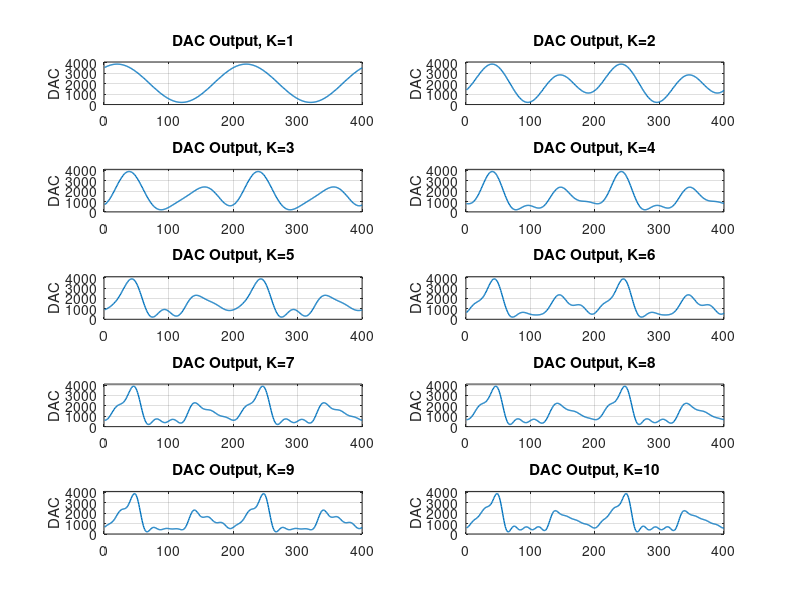

MATLAB code to generate this figure:
yK_1 = ([ ...
3563 3595 3626 3655 3682 3708 3733 3755 3776 3795 3813 3828 3842 3855 3865 3874 ...
3880 3885 3889 3890 3890 3887 3883 3877 3870 3860 3849 3836 3821 3804 3786 3766 ...
3744 3721 3696 3669 3641 3611 3580 3547 3512 3477 3439 3401 3361 3320 3277 3233 ...
3188 3142 3095 3047 2998 2948 2897 2845 2793 2740 2686 2631 2576 2520 2464 2407 ...
2350 2293 2236 2178 2120 2062 2004 1947 1889 1831 1774 1717 1660 1604 1548 1492 ...
1437 1383 1329 1276 1224 1173 1122 1073 1024  976  930  884  840  797  755  714 ...
 675  637  601  566  532  500  469  440  413  387  362  340  319  300  282  267 ...
 253  240  230  221  215  210  206  205  205  208  212  218  225  235  246  259 ...
 274  291  309  329  351  374  399  426  454  484  515  548  583  618  656  694 ...
 734  775  818  862  907  953 1000 1048 1097 1147 1198 1250 1302 1355 1409 1464 ...
1519 1575 1631 1688 1745 1802 1859 1917 1975 2033 2091 2148 2206 2264 2321 2378 ...
2435 2491 2547 2603 2658 2712 2766 2819 2871 2922 2973 3022 3071 3119 3165 3211 ...
3255 3298 3340 3381 3420 3458 3494 3529 ]);

yK_2 = ([ ...
1411 1465 1523 1586 1651 1720 1792 1866 1943 2022 2104 2186 2270 2356 2441 2527 ...
2613 2699 2784 2868 2951 3032 3111 3188 3263 3334 3402 3467 3528 3585 3638 3686 ...
3730 3768 3802 3830 3853 3871 3883 3889 3890 3885 3874 3857 3835 3806 3773 3733 ...
3688 3638 3583 3522 3457 3387 3313 3234 3152 3066 2977 2884 2789 2691 2591 2489 ...
2386 2282 2177 2072 1966 1861 1756 1653 1550 1450 1351 1255 1161 1070  983  899 ...
 819  743  671  604  541  483  431  384  342  305  274  249  229  216  207  205 ...
 208  217  232  251  277  307  342  383  428  477  531  588  650  715  783  854 ...
 927 1003 1081 1161 1242 1324 1407 1490 1573 1656 1738 1819 1899 1978 2054 2129 ...
2201 2270 2337 2400 2460 2516 2568 2617 2661 2701 2737 2767 2794 2815 2832 2845 ...
2852 2855 2853 2846 2835 2819 2799 2774 2746 2713 2677 2637 2594 2548 2499 2447 ...
2393 2337 2280 2220 2160 2098 2036 1974 1912 1850 1788 1728 1669 1612 1556 1502 ...
1451 1403 1357 1314 1275 1240 1208 1181 1157 1138 1123 1113 1107 1107 1111 1119 ...
1133 1151 1174 1202 1235 1272 1314 1360 ]);

yK_3 = ([ ...
 701  747  800  860  928 1002 1083 1170 1262 1361 1464 1571 1682 1797 1913 2032 ...
2153 2274 2395 2515 2634 2751 2866 2977 3084 3187 3284 3376 3462 3541 3613 3677 ...
3733 3781 3821 3851 3873 3886 3890 3885 3870 3847 3815 3774 3725 3668 3603 3531 ...
3451 3366 3274 3176 3074 2967 2856 2742 2625 2507 2386 2265 2143 2022 1901 1781 ...
1664 1549 1436 1327 1222 1121 1024  932  844  762  686  615  549  490  436  388 ...
 346  310  279  254  234  220  210  205  205  209  217  229  245  263  285  309 ...
 336  365  396  429  463  498  534  571  608  647  685  724  763  802  841  880 ...
 918  957  996 1035 1073 1112 1150 1189 1228 1267 1306 1345 1385 1425 1465 1505 ...
1546 1588 1629 1671 1713 1756 1798 1840 1882 1924 1966 2006 2046 2085 2123 2160 ...
2194 2227 2258 2286 2312 2335 2355 2372 2385 2395 2400 2402 2399 2393 2381 2366 ...
2345 2320 2291 2257 2219 2177 2130 2080 2025 1968 1907 1843 1777 1708 1638 1566 ...
1494 1421 1348 1276 1204 1135 1067 1002  940  881  827  777  732  692  659  631 ...
 610  595  588  588  595  610  633  663 ]);

yK_4 = ([ ...
 802  792  786  784  787  795  811  833  862  900  945 1000 1063 1136 1217 1306 ...
1404 1511 1624 1744 1871 2002 2138 2276 2417 2558 2698 2836 2971 3102 3226 3344 ...
3452 3551 3639 3715 3778 3828 3864 3884 3890 3880 3855 3815 3760 3690 3606 3509 ...
3399 3278 3147 3007 2859 2704 2545 2382 2217 2051 1886 1724 1565 1411 1263 1122 ...
 989  865  751  648  555  473  403  343  295  257  230  213  205  205  213  228 ...
 249  274  304  336  370  404  439  473  505  534  560  582  601  615  624  628 ...
 628  623  614  601  585  565  543  520  496  472  448  426  407  390  378  370 ...
 367  370  380  397  420  451  490  535  588  649  715  789  867  951 1039 1131 ...
1225 1322 1419 1515 1611 1705 1795 1882 1964 2040 2109 2172 2227 2274 2313 2343 ...
2364 2376 2380 2374 2361 2339 2310 2274 2231 2183 2129 2072 2011 1947 1882 1816 ...
1749 1683 1618 1556 1495 1438 1384 1334 1287 1245 1208 1174 1145 1120 1098 1080 ...
1066 1054 1045 1037 1031 1026 1022 1018 1013 1008 1001  994  985  974  962  949 ...
 934  917  900  882  864  847  830  815 ]);

yK_5 = ([ ...
 919  944  971 1001 1033 1068 1106 1146 1188 1233 1281 1331 1385 1442 1503 1567 ...
1636 1709 1786 1868 1954 2045 2141 2241 2345 2452 2563 2675 2790 2904 3019 3131 ...
3241 3346 3447 3540 3625 3700 3765 3817 3856 3881 3890 3883 3860 3821 3764 3691 ...
3601 3495 3374 3240 3093 2934 2766 2590 2408 2223 2035 1848 1663 1483 1309 1143 ...
 987  843  712  594  491  404  333  278  238  214  205  209  227  255  293  340 ...
 393  451  513  575  637  696  752  803  848  885  914  934  945  947  939  922 ...
 897  865  825  780  731  679  625  571  518  469  423  383  350  325  309  303 ...
 307  322  348  384  431  489  556  632  716  807  904 1005 1110 1216 1323 1429 ...
1533 1634 1731 1821 1906 1983 2053 2114 2167 2212 2247 2275 2293 2304 2308 2305 ...
2295 2280 2260 2236 2209 2179 2147 2114 2080 2045 2011 1977 1944 1912 1880 1850 ...
1820 1791 1763 1735 1707 1679 1651 1622 1592 1562 1530 1497 1463 1427 1390 1352 ...
1314 1274 1235 1195 1156 1117 1080 1044 1010  978  949  923  900  881  865  854 ...
 846  842  842  846  854  865  880  898 ]);

yK_6 = ([ ...
 648  710  777  850  925 1003 1080 1156 1229 1298 1363 1423 1477 1527 1571 1613 ...
1651 1687 1723 1761 1801 1846 1896 1954 2020 2094 2179 2272 2376 2488 2608 2734 ...
2865 2998 3132 3263 3388 3506 3612 3705 3781 3839 3876 3890 3881 3847 3789 3706 ...
3599 3470 3320 3152 2967 2769 2562 2347 2130 1912 1698 1490 1292 1106  935  779 ...
 642  523  424  344  283  240  215  205  209  226  252  286  326  369  414  459 ...
 502  542  578  608  632  650  661  667  666  661  651  637  619  600  580  558 ...
 537  517  498  481  465  452  440  431  424  419  416  414  414  415  418  422 ...
 428  437  447  461  479  500  527  559  597  641  693  752  818  892  973 1060 ...
1154 1252 1355 1460 1566 1672 1776 1876 1970 2057 2136 2204 2261 2305 2336 2354 ...
2358 2348 2325 2291 2245 2189 2126 2056 1981 1905 1827 1751 1678 1609 1547 1492 ...
1445 1406 1376 1355 1342 1337 1338 1344 1354 1366 1379 1391 1400 1405 1405 1398 ...
1384 1361 1330 1291 1244 1190 1130 1064  995  924  853  783  718  657  603  558 ...
 523  498  485  484  495  517  551  595 ]);

yK_7 = ([ ...
 609  616  635  666  710  766  834  913 1000 1096 1196 1299 1402 1504 1602 1693 ...
1777 1852 1918 1975 2022 2062 2095 2124 2151 2178 2208 2244 2287 2341 2406 2484 ...
2575 2678 2792 2917 3048 3183 3318 3448 3569 3678 3768 3835 3877 3890 3871 3819 ...
3733 3614 3463 3282 3076 2848 2603 2346 2084 1822 1566 1321 1093  886  703  547 ...
 421  324  257  218  205  215  245  291  348  412  478  544  604  656  698  728 ...
 744  748  738  718  687  649  607  562  518  477  442  414  396  387  389  400 ...
 421  449  484  522  562  600  635  665  686  699  702  693  675  647  612  570 ...
 524  477  433  394  363  343  337  347  374  419  483  565  665  779  906 1044 ...
1188 1335 1482 1625 1760 1885 1997 2093 2171 2231 2273 2296 2301 2290 2265 2228 ...
2181 2127 2069 2009 1949 1892 1840 1793 1752 1718 1692 1671 1656 1645 1638 1632 ...
1626 1619 1610 1597 1580 1559 1532 1501 1465 1426 1384 1341 1296 1253 1211 1172 ...
1136 1103 1075 1051 1031 1013  999  986  974  961  947  930  911  889  863  834 ...
 803  770  736  703  672  646  625  613 ]);

yK_8 = ([ ...
 671  674  685  705  735  777  829  892  965 1048 1138 1235 1336 1439 1542 1642 ...
1737 1825 1906 1977 2039 2091 2134 2170 2200 2226 2252 2280 2312 2352 2402 2464 ...
2539 2628 2730 2844 2969 3101 3237 3372 3502 3621 3724 3806 3863 3890 3884 3843 ...
3765 3650 3500 3317 3105 2868 2612 2343 2068 1793 1526 1271 1036  825  643  491 ...
 371  285  230  205  207  233  277  335  401  472  541  606  662  706  737  753 ...
 755  743  719  684  643  596  549  503  461  427  401  386  381  388  404  430 ...
 464  502  544  585  624  658  685  704  712  710  697  674  642  603  559  512 ...
 465  421  383  353  335  329  338  363  404  462  536  624  726  839  961 1090 ...
1222 1355 1486 1613 1732 1842 1941 2027 2100 2158 2201 2230 2244 2246 2235 2213 ...
2181 2142 2097 2048 1996 1943 1891 1840 1792 1748 1709 1674 1644 1618 1597 1579 ...
1565 1553 1542 1531 1520 1508 1494 1477 1457 1433 1406 1375 1342 1306 1268 1228 ...
1189 1149 1111 1074 1039 1007  977  950  927  905  886  868  851  835  819  802 ...
 785  767  749  731  713  697  684  675 ]);

yK_9 = ([ ...
 670  717  764  809  851  890  927  961  996 1032 1073 1120 1174 1238 1312 1397 ...
1490 1590 1695 1801 1906 2005 2096 2176 2244 2298 2339 2368 2388 2403 2417 2434 ...
2459 2498 2552 2626 2719 2832 2962 3105 3255 3406 3550 3679 3783 3856 3890 3880 ...
3821 3714 3558 3357 3115 2841 2542 2229 1912 1601 1307 1038  800  601  441  324 ...
 248  210  205  228  272  329  394  459  518  569  606  629  638  632  615  589 ...
 557  522  489  459  436  420  413  413  421  435  453  473  493  510  524  533 ...
 538  537  532  524  514  504  495  488  483  482  484  489  495  502  507  509 ...
 507  501  490  475  457  438  421  409  406  414  438  480  542  625  730  854 ...
 995 1151 1315 1482 1647 1804 1947 2071 2171 2245 2291 2309 2300 2267 2214 2144 ...
2065 1980 1896 1817 1748 1691 1648 1620 1607 1605 1614 1628 1645 1661 1672 1674 ...
1667 1648 1616 1574 1522 1463 1400 1336 1275 1219 1171 1133 1106 1090 1083 1085 ...
1092 1102 1112 1118 1118 1109 1089 1059 1018  967  909  846  780  717  658  606 ...
 565  537  521  520  531  553  586  626 ]);

yK_10 = ([ ...
 594  626  672  730  798  872  950 1028 1104 1176 1241 1301 1354 1403 1450 1496 ...
1546 1599 1660 1729 1805 1889 1979 2071 2164 2252 2335 2408 2469 2520 2559 2589 ...
2614 2638 2666 2702 2751 2817 2903 3007 3129 3263 3405 3545 3673 3780 3856 3890 ...
3875 3805 3678 3494 3257 2974 2655 2313 1960 1611 1280  980  722  512  356  255 ...
 207  205  242  309  394  486  575  653  711  747  757  744  710  660  601  540 ...
 483  435  403  388  391  411  446  491  541  590  634  667  686  689  677  650 ...
 612  567  520  477  441  418  409  415  437  472  516  565  613  655  686  702 ...
 700  680  644  593  533  470  412  364  335  330  353  408  495  612  757  923 ...
1104 1292 1478 1656 1818 1958 2072 2157 2214 2242 2245 2227 2192 2146 2094 2040 ...
1988 1941 1901 1868 1842 1821 1805 1792 1778 1763 1745 1724 1698 1669 1638 1605 ...
1571 1539 1508 1481 1456 1434 1415 1396 1378 1359 1338 1314 1287 1258 1225 1191 ...
1156 1121 1089 1059 1033 1010  992  976  962  948  933  915  893  866  834  797 ...
 757  715  674  636  605  583  573  576 ]);

tables = {yK_1,yK_2,yK_3,yK_4,yK_5,yK_6,yK_7,yK_8,yK_9,yK_10};
FF = 200;
Kmax = 10;
DACHeight = 4095;

numPeriods = 2;
Nout = numPeriods * FF;

figure;

for curK = 1:Kmax
    table = tables{curK};
    idx   = 1;
    out   = zeros(1, Nout);

    for n = 1:Nout
        out(n) = table(idx);
        idx = idx + 1;
        if idx > FF
            idx = 1;
        end
    end

    subplot(5,2,curK);
    plot(out, 'LineWidth', 1.0);
    grid on;
    ylim([0 DACHeight]);
    title(sprintf('DAC Output, K=%d', curK));
    ylabel('DAC');
end
